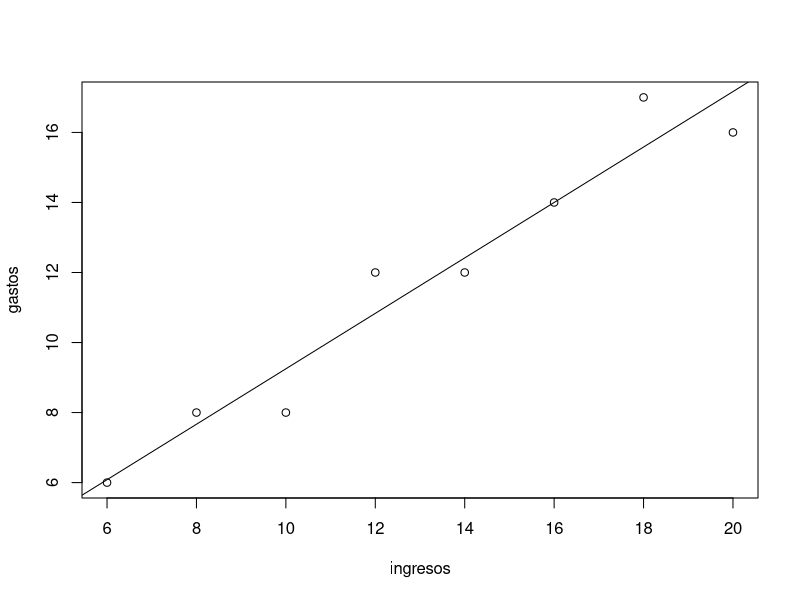

Reproduce this figure in R.
###    ""declarando objetos""" 
## Repositorio en GITHUB##
## el codig se ha revizado por la CGyE ####
##### CADENA DE NUMEROS QUE REPRENTAN LOS 
#####  INGRESOS "X"      Y,       GASTOS  "Y"
ingresos=c(6,8,10,12,14,16,18,20);
gastos=c(6,8,8,12,12,14,17,16);
n<-c(8)   
n            ## 8 familias sus gastos e ingresos
#####
####
####
########   TABLA DE XY 
#####
#####
ingresosyegresos=data.frame(ingresos,gastos)
ingresosyegresos
####
#####
####   suma de x  y su tabla
INGRESOS=data.frame(ingresos)
INGRESOS
sum(ingresos)
########  suma de y,   y su tabla
GASTOS=data.frame(gastos)
GASTOS
sum(GASTOS)
####
#####
######
####  MULTIPLICACION "XY"   ####
####
INGRESOS*GASTOS
View(INGRESOS*GASTOS)
sum(INGRESOS*GASTOS)
####
###   INGRESOS AL CUADRADO   "x^2"
#####
INGRESOS^2
sum(INGRESOS^2)
### 
###### GASTOS AL CUADRADO  "y^2"
####
GASTOS^2
sum(GASTOS^2)
####
####  CREAR NUBE DE PUNTOS
#####   y dibujar la linea de la recta
####    una vez obtenido "y=a+bx"
####
plot(ingresos,gastos)
abline(lm(gastos~ingresos, data=ingresosyegresos))
####
####
##### ENCONTRAR LA ECUACION DE LA REGRESION LINEAL
####
####              ---------  Y=a+bx-------
#####    
##### ----- PRIMERO HAY QUE ENCONTRAR LA PENDIENTE DE "b"-----
######   ----- b=(n(sum(xy))-sum(x)*sum(y))/(n(sum(x^2))-sum(x)^2)  ------
####
####
(n*sum(INGRESOS*GASTOS)-sum(INGRESOS)*sum(GASTOS))/(n*sum(INGRESOS^2)-sum(INGRESOS)^2)
b=(n*sum(INGRESOS*GASTOS)-sum(INGRESOS)*sum(GASTOS))/(n*sum(INGRESOS^2)-sum(INGRESOS)^2)
b
#####
######   ---SEGUNDO ENCONTRAR "a" o valor de la ordenada al origen
#####
####
###### ----- a=(sum(y)/n)-(b*sum(x)/n)
####
####
sum(GASTOS)/n
b*sum(INGRESOS)/n
(sum(GASTOS)/n)-(b*sum(INGRESOS)/n)
a=(sum(GASTOS)/n)-(b*sum(INGRESOS)/n)
a
####
####
####   VERIFICAR VALORES MEDIANTE COMANDO RAPIDO
####
######
lm(gastos~ingresos, data= ingresosyegresos)
###### POR CADA 1000 PESOS QUE INGRESA
######  LAS FAMILIAS EN PROMEDIO GASTARAN 792 PESOS
#########
#########  -----  "y=a+bx"  ------
#####
########    
a
b
a+b*19
####   x= 19 pesos de ingresos
####   El gasto esperado de una familia cuando tiene
####   19 mil pesos de ingresos es de 16mil375 pesos.
#####
####
######
#####  SE HIZO LA ECUACION DE REGRESION LINEAL PARA DIBUJAR LA RECTA.
######  AHORA SE ENCONTRARÁ EL COEFICIENTE DE CORELACIÓN DE PEARSON
#####
#####
##### r= sum(xy)-(sum(x)*sum(y))/(n)/(sqrt((sum(x^2)-(sum(x)^2)/(n)))*(sum(y^2))-(sum(y)^2/(n)))
###
####
sum(INGRESOS*GASTOS)-(sum(INGRESOS)*sum(GASTOS))/(n)
#####
####
sum(INGRESOS^2)-(sum(INGRESOS)^2)/(n)
sum(GASTOS^2)-sum(GASTOS)^2/(n)

(sum(INGRESOS^2)-(sum(INGRESOS)^2)/(n))*(sum(GASTOS^2)-sum(GASTOS)^2/(n))

## aplicar raiz cuadrada
sqrt((sum(INGRESOS^2)-(sum(INGRESOS)^2)/(n))*(sum(GASTOS^2)-sum(GASTOS)^2/(n))
)
### operacion y resultado final
#####
###
#####  
(sum(INGRESOS*GASTOS)-(sum(INGRESOS)*sum(GASTOS))/(n))/sqrt((sum(INGRESOS^2)-(sum(INGRESOS)^2)/(n))*(sum(GASTOS^2)-sum(GASTOS)^2/(n))
)
#### el resultado significa que 
#### se obtuvo una correlacion positiva intensa
#####
